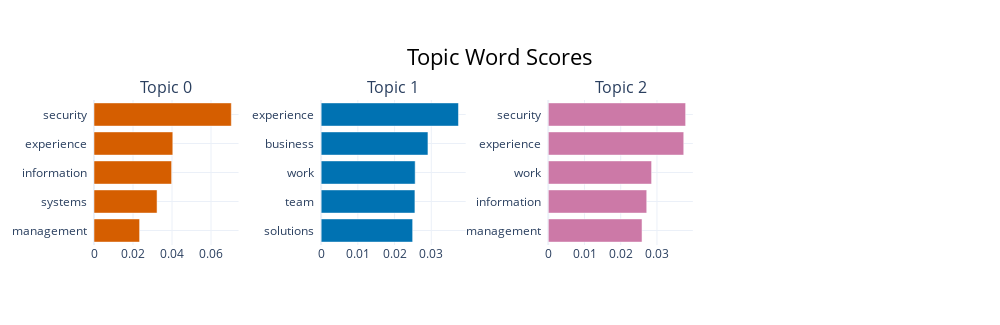

The cell this chart's notebook holds for it:
### Code cell
topic_model.visualize_barchart()

### Figure 1 — Plotly figure (JSON) as saved in the notebook; plotly's stock layout.template omitted (floating-point values rounded to 4 significant figures)
{"data": [{"marker": {"color": "#D55E00"}, "orientation": "h", "type": "bar", "x": [0.02338, 0.03233, 0.03979, 0.04041, 0.07042], "xaxis": "x", "y": ["management  ", "systems  ", "information  ", "experience  ", "security  "], "yaxis": "y"}, {"marker": {"color": "#0072B2"}, "orientation": "h", "type": "bar", "x": [0.02492, 0.02554, 0.0256, 0.02909, 0.0374], "xaxis": "x2", "y": ["solutions  ", "team  ", "work  ", "business  ", "experience  "], "yaxis": "y2"}, {"marker": {"color": "#CC79A7"}, "orientation": "h", "type": "bar", "x": [0.02588, 0.02718, 0.02852, 0.0374, 0.03792], "xaxis": "x3", "y": ["management  ", "information  ", "work  ", "experience  ", "security  "], "yaxis": "y3"}], "layout": {"annotations": [{"font": {"size": 16}, "showarrow": false, "text": "Topic 0", "x": 0.0875, "xanchor": "center", "xref": "paper", "y": 1, "yanchor": "bottom", "yref": "paper"}, {"font": {"size": 16}, "showarrow": false, "text": "Topic 1", "x": 0.3625, "xanchor": "center", "xref": "paper", "y": 1, "yanchor": "bottom", "yref": "paper"}, {"font": {"size": 16}, "showarrow": false, "text": "Topic 2", "x": 0.6375, "xanchor": "center", "xref": "paper", "y": 1, "yanchor": "bottom", "yref": "paper"}], "height": 325, "hoverlabel": {"bgcolor": "white", "font": {"family": "Rockwell", "size": 16}}, "showlegend": false, "title": {"font": {"color": "Black", "size": 22}, "text": "Topic Word Scores", "x": 0.5, "xanchor": "center", "yanchor": "top"}, "width": 1000, "xaxis": {"anchor": "y", "domain": [0, 0.175], "showgrid": true}, "xaxis2": {"anchor": "y2", "domain": [0.275, 0.45], "showgrid": true}, "xaxis3": {"anchor": "y3", "domain": [0.55, 0.725], "showgrid": true}, "xaxis4": {"anchor": "y4", "domain": [0.825, 1], "showgrid": true}, "yaxis": {"anchor": "x", "domain": [0, 1], "showgrid": true}, "yaxis2": {"anchor": "x2", "domain": [0, 1], "showgrid": true}, "yaxis3": {"anchor": "x3", "domain": [0, 1], "showgrid": true}, "yaxis4": {"anchor": "x4", "domain": [0, 1], "showgrid": true}}}
